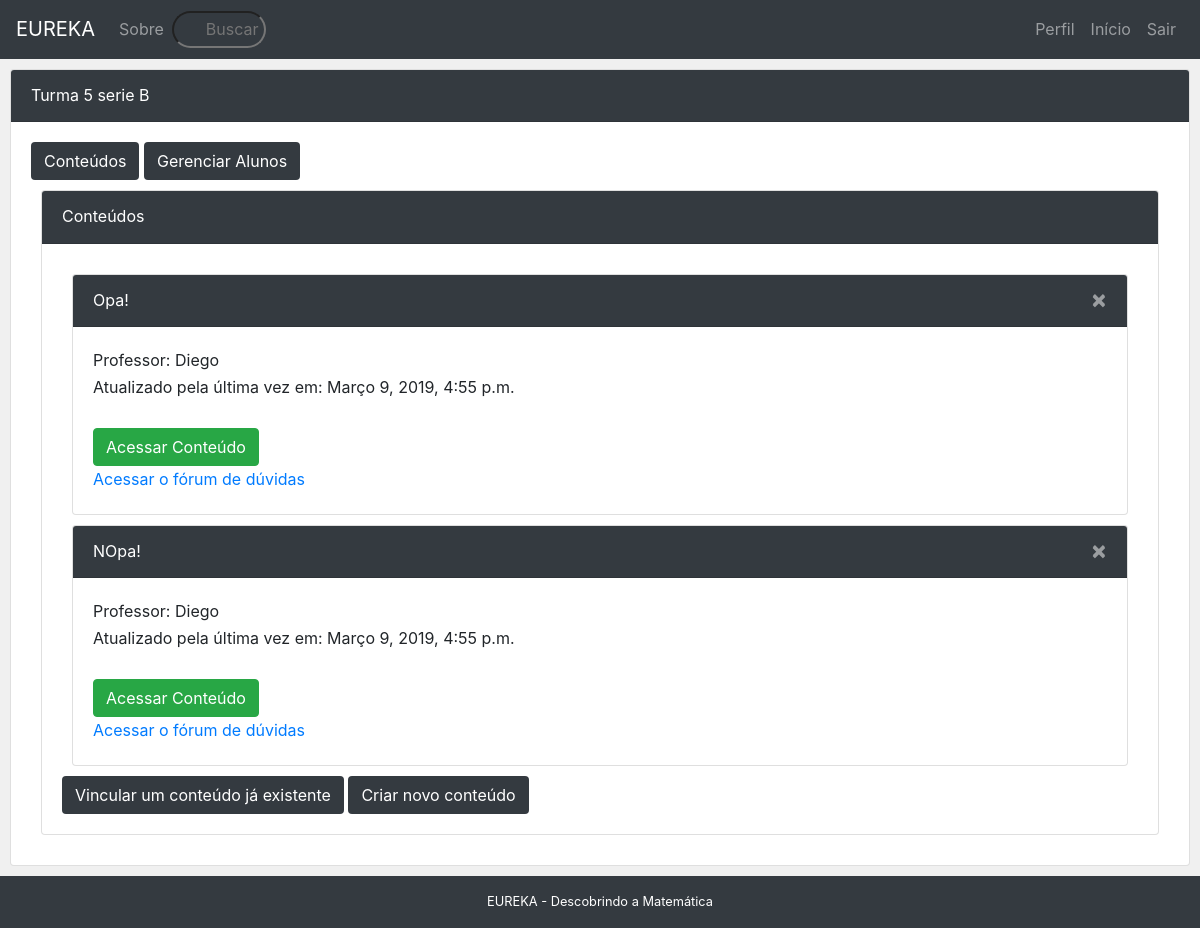
Page /turmas/14/ (signed in) on the committed database.
### core/models.py (models this page shows, shortened)
class Turma(models.Model):
	COURSE_OPTIONS = (
		('PUBLICA', 'Pública'),
		('PRIVADA', 'Privada'),
	)
	name = models.CharField('Nome', max_length=100)
	course_type = models.CharField('Tipo', max_length=9, choices=COURSE_OPTIONS, default='PUBLICA')
	responsible = models.ForeignKey('Usuario', verbose_name='Responsável', on_delete=models.CASCADE)
	created_at = models.DateTimeField('Criado em', auto_now_add=True)
	updated_at = models.DateTimeField('Atualizado em', auto_now=True)
	def __str__(self):
		return self.name

class Tema(models.Model):
	name = models.CharField('Nome', max_length=100)
	turma_id = models.ForeignKey('Turma', on_delete=models.CASCADE)
	responsible = models.ForeignKey('Usuario', verbose_name='Responsável', on_delete=models.CASCADE)
	created_at = models.DateTimeField('Criado em', auto_now_add=True)
	updated_at = models.DateTimeField('Atualizado em', auto_now=True)

class Usuario(AbstractBaseUser, PermissionsMixin):
	USER_OPTIONS = (
		('PROFESSOR', 'Professor'),
		('ALUNO', 'Aluno'),
	)
	GENDER_OPTIONS = (
		('MASCULINO', 'M'),
		('FEMININO', 'F'),
	)
	username = models.CharField('Nome de Usuário', max_length=30, unique=True, validators = [validators.RegexValidator(re.compile('^[\w.@+-]+$'), 'O nome de usuário só pode conter letras, dígitos ou os seguintes caracteres @/./+/-/_', 'invalid')])
	name = models.CharField('Nome', max_length=100)
	gender = user_type = models.CharField('Sexo', max_length=9, choices=GENDER_OPTIONS, default='MASCULINO')
	birth_date = models.DateField('Data de Nascimento', null=True, blank = True)
	grade = models.IntegerField('Série', validators=[MaxValueValidator(9), MinValueValidator(1)], null=True, blank = True)
	email = models.EmailField('Email', max_length=256, blank=True, unique=True)
	image = models.ImageField(upload_to='core/images', verbose_name = 'Imagem', null = True, blank = True)
	user_type = models.CharField('Tipo', max_length=9, choices=USER_OPTIONS, default='ALUNO')
	created_at = models.DateTimeField('Criado em', auto_now_add=True)
	updated_at = models.DateTimeField('Atualizado em', auto_now=True)
	is_active = models.BooleanField('Esta ativo?', blank=True, default=True)
	is_staff = models.BooleanField('Admin', blank=True, default=False)
	date_joined = models.DateTimeField('Data de cadastro', auto_now_add=True)
	objects = UserManager()
	USERNAME_FIELD = 'username'
	REQUIRED_FIELDS = ['email','name','gender','birth_date','user_type']
	def __str__(self):
		return self.name
	class Meta:
		verbose_name = 'Usuário'
		verbose_name_plural = 'Usuários'

### core/views/content.py (the view, shortened to what this page needs)
# urls.py: path('turmas/<int:pk>/', views.turma, name='turma'),
@login_required
def turma(request, pk):
	turma = get_object_or_404(Turma, pk = pk)
	if not tem_acesso(request.user, turma.pk):
		messages.error(request, 'Você não tem permissão para acessar este conteúdo!')
		return redirect('index')
	if request.method == 'POST' and 'btnsearch' in request.POST:
		srch = request.POST['search']
		temas = Tema.objects.filter(turma_id = pk , name__icontains=srch)
	else:
		temas = Tema.objects.filter(turma_id = pk)
	alunos = Usuario.objects.filter(user_type= 'ALUNO')
	nao_matriculados = []
	for aluno in alunos:
		if not esta_matriculado(aluno, turma.pk):
			nao_matriculados.append(aluno)
	context = {
		'turma': turma,
		'temas' : temas,
		'alunos' : nao_matriculados
	}
	return render(request, 'content/turma.html', context)

### core/views/content.py (called while the page is built)
def esta_matriculado(user, turma_pk):
	turma = Turma.objects.get(pk = turma_pk)
	matricula = Aluno_Turma.objects.filter(aluno_id = user, turma_id = turma)
	if matricula:
		return True
	else:
		return False

def eh_responsavel(user, turma_pk):
	turma = Turma.objects.get(pk = turma_pk)
	if turma.responsible == user:
		return True
	else:
		return False

def tem_acesso(user, turma):
	if (user.user_type == 'ALUNO' and esta_matriculado(user, turma)) or (user.user_type == 'PROFESSOR' and eh_responsavel(user, turma)):
		return True
	else:
		return False

### core/templates/content/turma.html (shortened to what this page needs)
{% extends "base.html" %}
{% load static %}
{% block javascript %}
<link rel="stylesheet" type="text/css" href="https://cdnjs.cloudflare.com/ajax/libs/chosen/1.8.7/chosen.min.css">
{% endblock %}
{% block content %}
	<div class="card">
		<div class="card-header bg-dark text-white">
			Turma {{turma}}
		</div>
		<div class="card-body">
			{% if user == turma.responsible %}
			<div>
				<button class="btn bg-dark text-white" id="btn_conteudos">Conteúdos</button>
				<button class="btn bg-dark text-white" id="btn_alunos">Gerenciar Alunos</button>
			</div>
			{% endif %}
			<div class="card" id="conteudos">
				<div class="card-header bg-dark text-white">
					Conteúdos
				</div>
				<div class="card-body">
					{% for tema in temas %}
						<div class="card">
							<div class="card-header bg-dark text-white">
								{{ tema.name }}
								<a href="{% url 'excluir_tema' tema.pk %}" class="close text-white" aria-label="Excluir tema">&times;</a>
							</div>
							<div class="card-body">
								Professor: {{ tema.responsible }}<br>
								Atualizado pela última vez em: {{ tema.updated_at }}<br>
								<br>
								<a href="{% url 'tema' tema.pk %}" class="btn btn-success">Acessar Conteúdo</a><br>
								<a href="{% url 'forum' pk=tema.pk %}" >Acessar o fórum de dúvidas</a>
							</div>
						</div>
					{% empty %}
						<div>
							Nenhum conteúdo disponível...
						</div>
						<br>
					{% endfor %}
					{% if user.user_type == 'PROFESSOR' %}
						<a href="{% url 'criar_tema' turma.pk %}" class="btn bg-dark text-white">Vincular um conteúdo já existente</a>
						<a href="{% url 'criar_tema' turma.pk %}" class="btn bg-dark text-white">Criar novo conteúdo</a>
					{% endif %}
				</div>
			</div>
		</div>
	</div>
{% endblock %}

### core/static/css/styles.css (style rules this page uses)
* { -webkit-box-sizing: border-box; -moz-box-sizing: border-box; box-sizing: border-box; }
body { margin: 0 auto; line-height: 1.7em; }
.card { margin-left: 10px; margin-right: 10px; margin-top: 10px; margin-bottom: 10px; }

### rows in the picture
Turma: name "5 serie B"
Tema: name "Opa!", responsible "Diego", updated_at "Março 9, 2019, 4:55 p.m."
Tema: name "NOpa!", responsible "Diego", updated_at "Março 9, 2019, 4:55 p.m."
